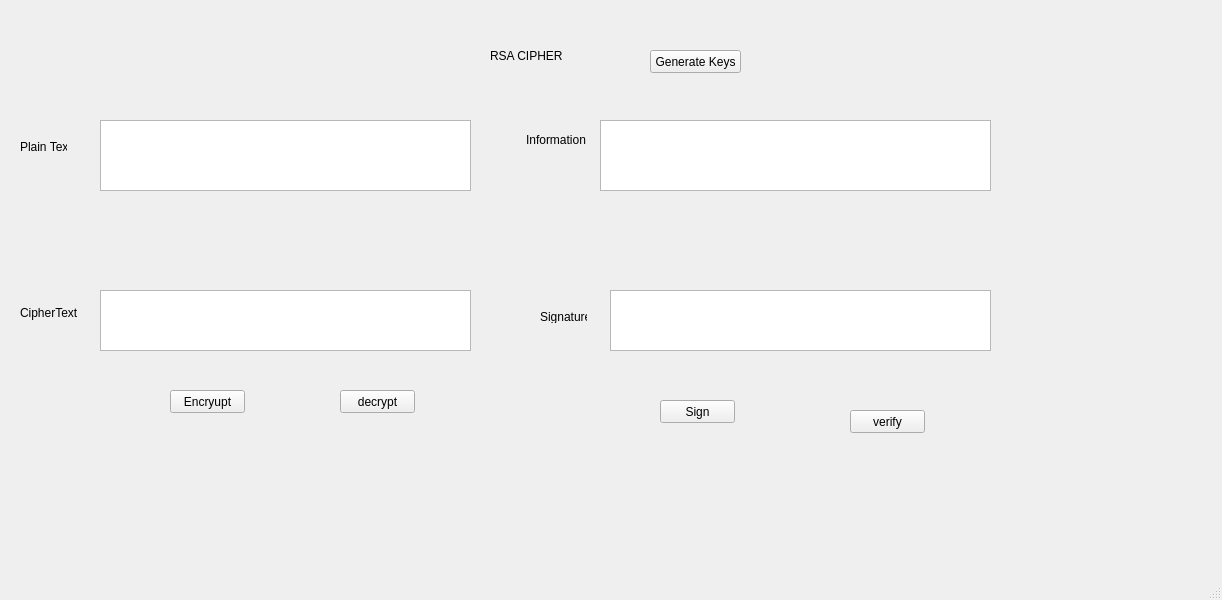
<?xml version="1.0" encoding="UTF-8"?>
<ui version="4.0">
 <class>MainWindow</class>
 <widget class="QMainWindow" name="MainWindow">
  <property name="geometry">
   <rect>
    <x>0</x>
    <y>0</y>
    <width>1222</width>
    <height>600</height>
   </rect>
  </property>
  <property name="windowTitle">
   <string>MainWindow</string>
  </property>
  <widget class="QWidget" name="centralwidget">
   <widget class="QLabel" name="label">
    <property name="geometry">
     <rect>
      <x>490</x>
      <y>-20</y>
      <width>81</width>
      <height>151</height>
     </rect>
    </property>
    <property name="text">
     <string>RSA CIPHER</string>
    </property>
   </widget>
   <widget class="QTextBrowser" name="textBrowser">
    <property name="geometry">
     <rect>
      <x>100</x>
      <y>120</y>
      <width>371</width>
      <height>71</height>
     </rect>
    </property>
   </widget>
   <widget class="QTextBrowser" name="textBrowser_2">
    <property name="geometry">
     <rect>
      <x>600</x>
      <y>120</y>
      <width>391</width>
      <height>71</height>
     </rect>
    </property>
   </widget>
   <widget class="QTextBrowser" name="textBrowser_3">
    <property name="geometry">
     <rect>
      <x>100</x>
      <y>290</y>
      <width>371</width>
      <height>61</height>
     </rect>
    </property>
   </widget>
   <widget class="QTextBrowser" name="textBrowser_4">
    <property name="geometry">
     <rect>
      <x>610</x>
      <y>290</y>
      <width>381</width>
      <height>61</height>
     </rect>
    </property>
   </widget>
   <widget class="QPushButton" name="pushButton">
    <property name="geometry">
     <rect>
      <x>170</x>
      <y>390</y>
      <width>75</width>
      <height>23</height>
     </rect>
    </property>
    <property name="text">
     <string>Encryupt</string>
    </property>
   </widget>
   <widget class="QPushButton" name="pushButton_2">
    <property name="geometry">
     <rect>
      <x>340</x>
      <y>390</y>
      <width>75</width>
      <height>23</height>
     </rect>
    </property>
    <property name="text">
     <string>decrypt</string>
    </property>
   </widget>
   <widget class="QPushButton" name="pushButton_3">
    <property name="geometry">
     <rect>
      <x>660</x>
      <y>400</y>
      <width>75</width>
      <height>23</height>
     </rect>
    </property>
    <property name="text">
     <string>Sign</string>
    </property>
   </widget>
   <widget class="QPushButton" name="pushButton_4">
    <property name="geometry">
     <rect>
      <x>850</x>
      <y>410</y>
      <width>75</width>
      <height>23</height>
     </rect>
    </property>
    <property name="text">
     <string>verify</string>
    </property>
   </widget>
   <widget class="QLabel" name="label_2">
    <property name="geometry">
     <rect>
      <x>20</x>
      <y>140</y>
      <width>47</width>
      <height>13</height>
     </rect>
    </property>
    <property name="text">
     <string>Plain Text</string>
    </property>
   </widget>
   <widget class="QLabel" name="label_3">
    <property name="geometry">
     <rect>
      <x>20</x>
      <y>303</y>
      <width>61</width>
      <height>20</height>
     </rect>
    </property>
    <property name="text">
     <string>CipherText</string>
    </property>
   </widget>
   <widget class="QLabel" name="label_4">
    <property name="geometry">
     <rect>
      <x>526</x>
      <y>130</y>
      <width>61</width>
      <height>20</height>
     </rect>
    </property>
    <property name="text">
     <string>Information</string>
    </property>
   </widget>
   <widget class="QLabel" name="label_5">
    <property name="geometry">
     <rect>
      <x>540</x>
      <y>310</y>
      <width>47</width>
      <height>13</height>
     </rect>
    </property>
    <property name="text">
     <string>Signature</string>
    </property>
   </widget>
   <widget class="QPushButton" name="pushButton_5">
    <property name="geometry">
     <rect>
      <x>650</x>
      <y>50</y>
      <width>91</width>
      <height>23</height>
     </rect>
    </property>
    <property name="text">
     <string>Generate Keys</string>
    </property>
   </widget>
  </widget>
  <widget class="QMenuBar" name="menubar">
   <property name="geometry">
    <rect>
     <x>0</x>
     <y>0</y>
     <width>1222</width>
     <height>21</height>
    </rect>
   </property>
  </widget>
  <widget class="QStatusBar" name="statusbar"/>
 </widget>
 <resources/>
 <connections/>
</ui>
